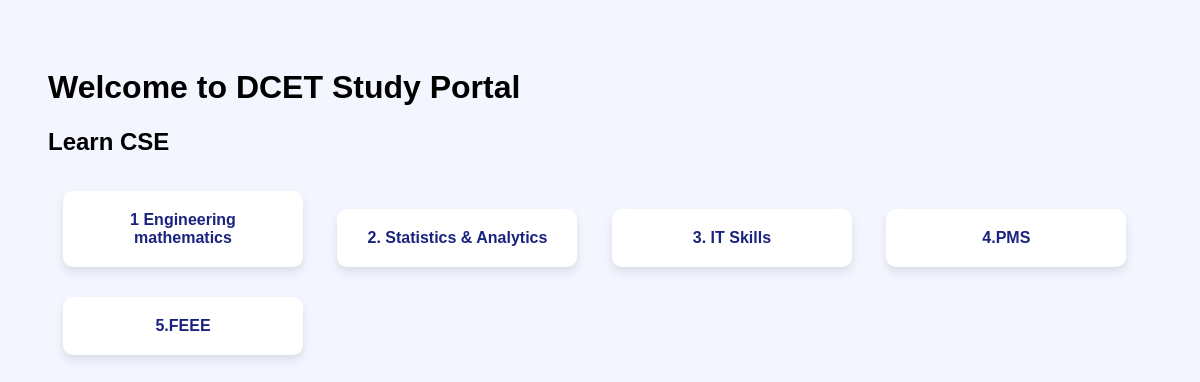
The page /student/branch/CSE (signed in) on the database its author committed.
### models.py (models this page shows)
class Branch(db.Model):
    __tablename__ = 'branch'
    id = db.Column(db.Integer, primary_key=True)
    name = db.Column(db.String(50), unique=True, nullable=False)
    subjects = db.relationship('Subject', backref='branch', lazy=True)

class Subject(db.Model):
    __tablename__ = 'subject'
    id = db.Column(db.Integer, primary_key=True)
    name = db.Column(db.String(100), nullable=False)
    branch_id = db.Column(db.Integer, db.ForeignKey('branch.id'), nullable=False)

### routes/student_routes.py (the view)
@student.route('/student/branch/<branch_name>')
def student_branch(branch_name):
    if 'student_id' not in session:
        return redirect('/login')
    branch = Branch.query.filter_by(name=branch_name).first()
    if not branch:
        return redirect('/student_dashboard')
    subjects = Subject.query.filter_by(branch_id=branch.id).all()
    return render_template(
        'student_branch.html',
        branch=branch_name,
        subjects=subjects
    )

### app.py (called while the page is built)
@app.after_request
def add_header(response):
    response.headers["Cache-Control"] = "no-cache, no-store, must-revalidate"
    response.headers["Pragma"] = "no-cache"
    response.headers["Expires"] = "0"
    return response

### templates/student_branch.html (shortened to what this page needs)
<!DOCTYPE html>
<html>
<head>
</head>
<body>
<h1>Welcome to DCET Study Portal</h1>
<h2>Learn {{ branch }}</h2>
<div>
    {% for subject in subjects %}
        <div class="box">
            <a href="/student/subject/{{ subject.id }}">
                {{ subject.name }}
            </a>
        </div>
    {% endfor %}
</div>
</body>
</html>

### templates/student_branch.html (style rules this page uses)
body { font-family: Arial; background: #f4f6ff; padding: 40px; }
.box { display: inline-block; width: 200px; padding: 20px; margin: 15px; background: white; border-radius: 10px; text-align: center; box-shadow: 0 5px 10px rgba(0,0,0,0.1); }
.box a { text-decoration: none; font-weight: bold; color: #1a237e; }

### rows shown on the page
Branch: name "CSE"
Subject: name "1 Engineering mathematics"
Subject: name "2. Statistics & Analytics"
Subject: name "3. IT Skills"
Subject: name "4.PMS"
Subject: name "5.FEEE"
